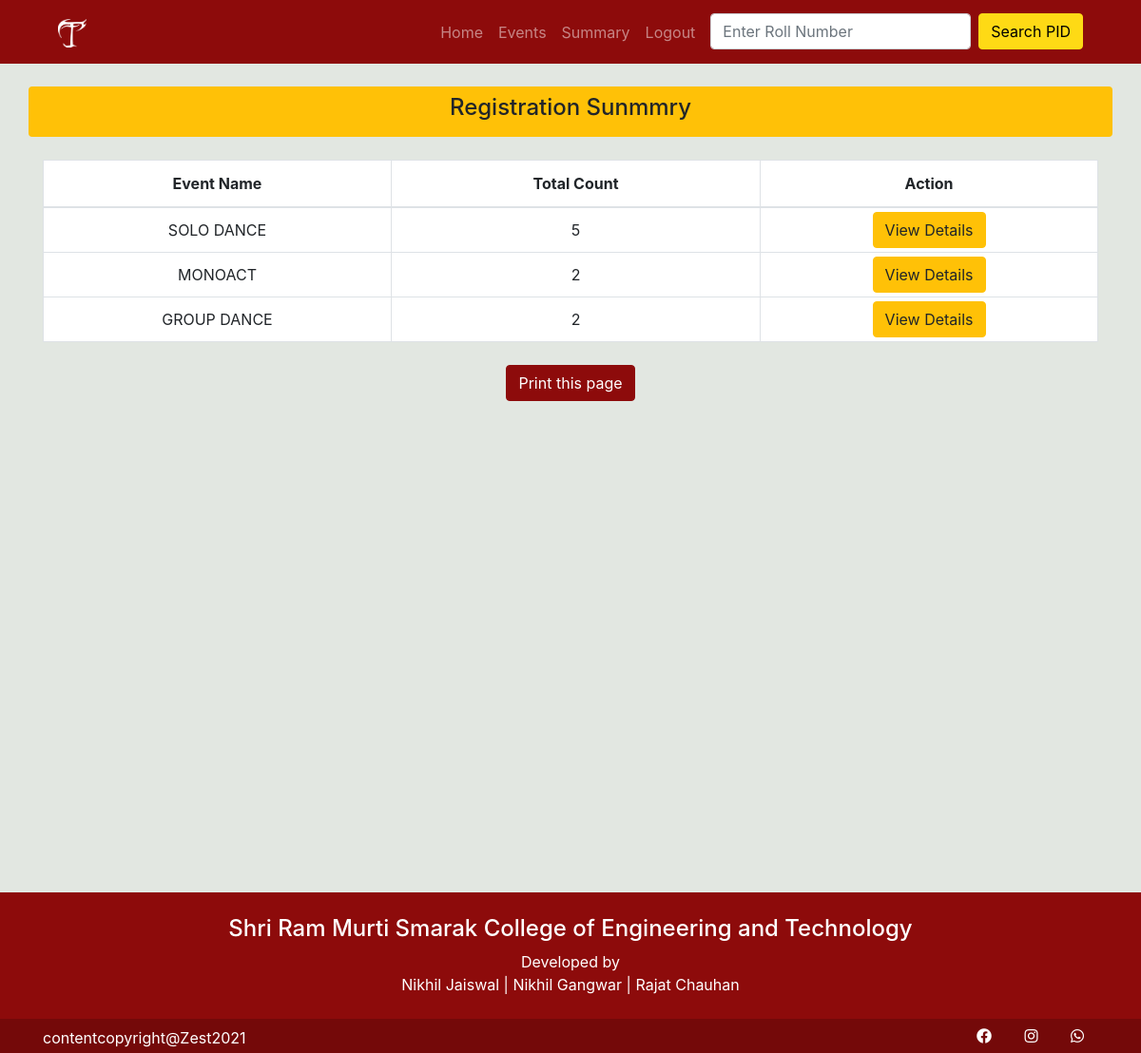
Screenshot of /zest/event_summary/ (signed in) with the database file from the repository.
### zest/models.py (models this page shows, shortened)
class Individual_Event(models.Model):
    event_name = CharField(max_length=100,  help_text='Enter Event Name',)
    event_venue = CharField(max_length=100,  help_text='Enter Event Venue',)
    event_time = models.DateTimeField(default=timezone.now)
    pid = models.ManyToManyField(Pid, blank=True, related_name= 'pid_event')
    @property
    def pid_count(self):
      return self.pid.count()

class Team_Event(models.Model):
    event_name = CharField(max_length=100,  help_text='Enter Event Name',)
    event_venue = CharField(max_length=100,  help_text='Enter Event Venue',default=None)
    event_time = models.DateTimeField(default=timezone.now)
    tid = models.ManyToManyField(Tid, blank=True, related_name= 'tid_event')
    @property
    def tid_count(self):
      return self.tid.count()

### zest/views.py (the view)
# urls.py: path('event_summary/', views.event_summary, name='event_summary'),
@login_required(login_url='/zest/login/')
def event_summary(request):
  i_events = Individual_Event.objects.all()
  t_events = Team_Event.objects.all()
  return render(request,'zest/event_summary.html', {'i_events': i_events, 't_events':t_events})

### zest/templates/zest/event_summary.html
{% extends 'zest/base.html' %}
{% block content %}
<div class="container vh-100">
  <div class="row rounded mt-4 bg-warning">
    <div class="col-md-12 p-2 text-center">
      <h4>Registration Sunmmry</h4>
    </div>
  </div>
  <div class="row mt-4">
    <div class="col-md-12">
      <table class="table table-bordered table-hover bg-white">
        <thead>
          <tr class="text-center">
            <th scope="col" style="width:33%">Event Name </th>
            <th scope="col" style="width:35%">Total Count</th>
            <th scope="col" style="width:37%">Action</th>
          </tr>
        </thead>
        <tbody>
          {% for event in i_events %}
          <tr>
            <td class="align-middle text-center p-1">{{event.event_name}}</td>
            <td class="text-center align-middle p-1">{{event.pid_count}}</td>
            <td class="align-middle text-center p-1">
              <a href="{% url 'event_details' event.id %}" class="btn serach-btn btn-warning">View Details</a>
            </td>
          </tr>
          {% endfor %}
          {% for event in t_events %}
          <tr>
            <td class="align-middle text-center p-1">{{event.event_name}}</td>
            <td class="text-center align-middle p-1">{{event.tid_count}}</td>
            <td class="align-middle text-center p-1">
              <a href="{% url 't_event_details' event.id %}" class="btn serach-btn btn-warning">View Details</a>
            </td>
          </tr>
          {% endfor %}
        </tbody>
      </table>
    </div>
  </div>
  <div class="row d-print-none">
    <div class="col-md-12 mt-2  text-center">
      <form>
        <input class="btn btn-color serach-btn " type="button" value="Print this page" onClick="window.print()">
      </form>
    </div>
  </div>
</div>
{% endblock content %}

### zest/static/zest/css/core.css (style rules this page uses)
:root { --theme: #8d0b0b; --bgcolor: #126364; --yellow: #FEDA15; }
body { background: #E2E7E1; }
.btn-color { color: #fff; background-color: var(--theme); border-color: var(--theme); }

### rows the page displays
Individual_Event: event_name "SOLO DANCE", pid_count "5"
Individual_Event: event_name "MONOACT", pid_count "2"
Team_Event: event_name "GROUP DANCE", tid_count "2"
